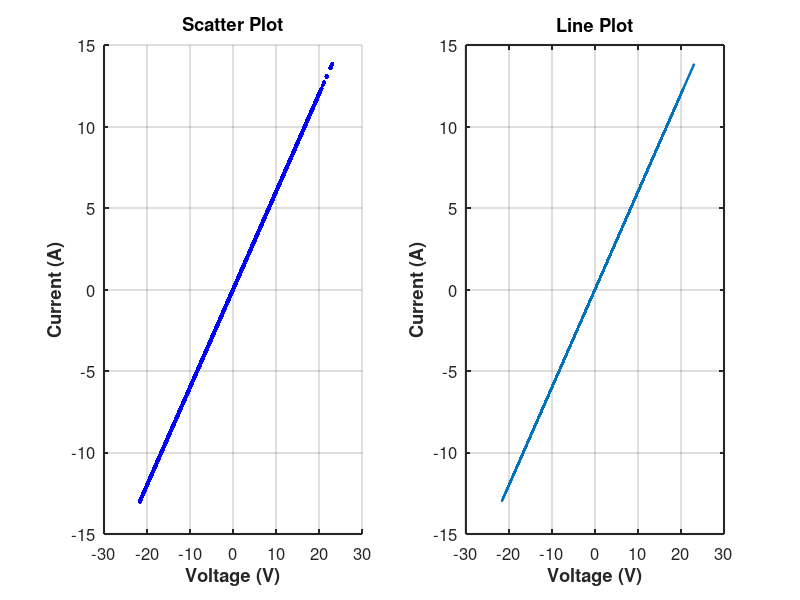

Recreate this plot in MATLAB.
% Load voltage and current data
voltageData = load('electrical_simplified/voltage.mat');
currentData = load('electrical_simplified/current.mat');

% Extract voltage and current values (assuming second row contains the data)
voltage = voltageData.voltage(2, :);
current = currentData.current(2, :);

% Create a new figure
figure;

% --- Subplot 1: Scatter Plot ---
subplot(1, 2, 1);  % 1 row, 2 columns, use the first cell
scatter(-voltage, current, 10, 'b', 'filled');  % Negative voltage if desired
xlabel('Voltage (V)', 'FontSize', 12, 'FontWeight', 'bold');
ylabel('Current (A)', 'FontSize', 12, 'FontWeight', 'bold');
title('Scatter Plot', 'FontSize', 14, 'FontWeight', 'bold');
grid on;
set(gca, 'FontSize', 12, 'LineWidth', 1.5);

% --- Subplot 2: Continuous Line Plot ---
subplot(1, 2, 2);  % Still the same figure, second cell
plot(-voltage, current, 'LineWidth', 1.5);
xlabel('Voltage (V)', 'FontSize', 12, 'FontWeight', 'bold');
ylabel('Current (A)', 'FontSize', 12, 'FontWeight', 'bold');
title('Line Plot', 'FontSize', 14, 'FontWeight', 'bold');
grid on;
set(gca, 'FontSize', 12, 'LineWidth', 1.5);

% Save the entire figure as an image
saveas(gcf, 'IV_Curve_TwoSubplots.png');

disp('Scatter and continuous line plots created on two separate axes, saved as IV_Curve_TwoSubplots.png');
